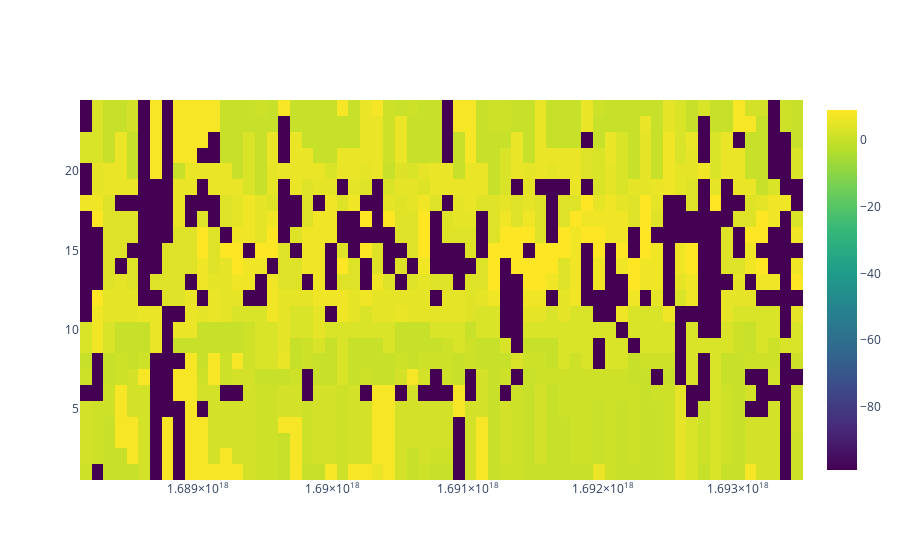

Notebook code for this chart:
### Code cell
fig = go.Figure(data=go.Heatmap(
        z=arr,
        x=dates,
        y=hours,
        colorscale='Viridis'))
fig.show()
